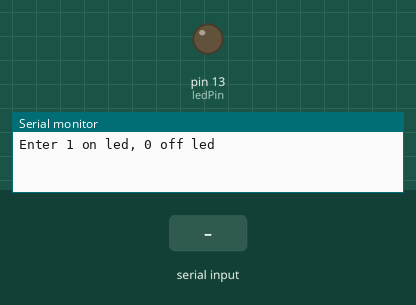
The sketch below on a simulated Arduino Uno, built with avr-gcc and run on an emulated ATmega328P. On the bench: output pins drawn as LEDs (lit = HIGH), the last lines printed to the serial monitor. Inputs (shaded band) come from the test bench.

Above: at 1.2 s.
1.3 s: "1" received over Serial
At 2.0 s:
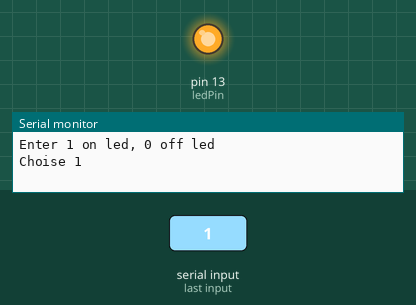
2.8 s: "0" received over Serial
At 3.1 s:
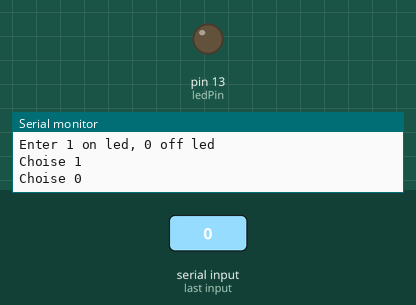
Timing chart, 0 to 5.8 s (numbered marks = the images above; inputs shaded):
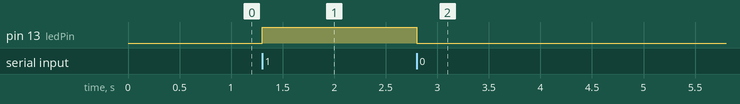

The sketch:

Task3.ino
```cpp
const int ledPin = 13;

void setup()
{
    pinMode(ledPin, OUTPUT);
    Serial.begin(9600);
    Serial.println("Enter 1 on led, 0 off led");
}

void loop()
{

    if (Serial.available() > 0)
    {
        char command = Serial.read();
        Serial.print("Choise ");
        Serial.println(command);
        if (command == '1')
        {
            digitalWrite(ledPin, HIGH);
        }
        else if (command == '0')
        {
            digitalWrite(ledPin, LOW);
        }
    }
}
```

Measured:
- after the input at 1.3 s, pin 13 (ledPin): LOW → HIGH at once
- after the input at 2.8 s, pin 13 (ledPin): HIGH → LOW at once
